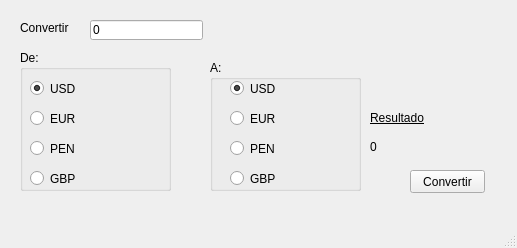
<?xml version="1.0" encoding="UTF-8"?>
<ui version="4.0">
 <class>TipoDeCambio</class>
 <widget class="QMainWindow" name="TipoDeCambio">
  <property name="geometry">
   <rect>
    <x>0</x>
    <y>0</y>
    <width>517</width>
    <height>248</height>
   </rect>
  </property>
  <property name="windowTitle">
   <string>Tipo de cambio</string>
  </property>
  <widget class="QWidget" name="centralwidget">
   <widget class="QLabel" name="lblConvertir">
    <property name="geometry">
     <rect>
      <x>20</x>
      <y>20</y>
      <width>61</width>
      <height>16</height>
     </rect>
    </property>
    <property name="text">
     <string>Convertir</string>
    </property>
   </widget>
   <widget class="QLineEdit" name="leImporte">
    <property name="geometry">
     <rect>
      <x>90</x>
      <y>20</y>
      <width>113</width>
      <height>20</height>
     </rect>
    </property>
    <property name="text">
     <string>0</string>
    </property>
   </widget>
   <widget class="QGroupBox" name="gbDe">
    <property name="geometry">
     <rect>
      <x>20</x>
      <y>50</y>
      <width>151</width>
      <height>141</height>
     </rect>
    </property>
    <property name="title">
     <string>De:</string>
    </property>
    <widget class="QRadioButton" name="rbDeUSD">
     <property name="geometry">
      <rect>
       <x>10</x>
       <y>30</y>
       <width>82</width>
       <height>17</height>
      </rect>
     </property>
     <property name="text">
      <string>USD</string>
     </property>
     <property name="checked">
      <bool>true</bool>
     </property>
    </widget>
    <widget class="QRadioButton" name="rbDeEUR">
     <property name="geometry">
      <rect>
       <x>10</x>
       <y>60</y>
       <width>82</width>
       <height>17</height>
      </rect>
     </property>
     <property name="text">
      <string>EUR</string>
     </property>
    </widget>
    <widget class="QRadioButton" name="rbDePEN">
     <property name="geometry">
      <rect>
       <x>10</x>
       <y>90</y>
       <width>82</width>
       <height>17</height>
      </rect>
     </property>
     <property name="text">
      <string>PEN</string>
     </property>
    </widget>
    <widget class="QRadioButton" name="rbDeGBP">
     <property name="geometry">
      <rect>
       <x>10</x>
       <y>120</y>
       <width>82</width>
       <height>17</height>
      </rect>
     </property>
     <property name="text">
      <string>GBP</string>
     </property>
    </widget>
   </widget>
   <widget class="QGroupBox" name="gbA">
    <property name="geometry">
     <rect>
      <x>210</x>
      <y>60</y>
      <width>151</width>
      <height>131</height>
     </rect>
    </property>
    <property name="title">
     <string>A:</string>
    </property>
    <widget class="QRadioButton" name="rbAUSD">
     <property name="geometry">
      <rect>
       <x>20</x>
       <y>20</y>
       <width>82</width>
       <height>17</height>
      </rect>
     </property>
     <property name="text">
      <string>USD</string>
     </property>
     <property name="checked">
      <bool>true</bool>
     </property>
    </widget>
    <widget class="QRadioButton" name="rbAEUR">
     <property name="geometry">
      <rect>
       <x>20</x>
       <y>50</y>
       <width>82</width>
       <height>17</height>
      </rect>
     </property>
     <property name="text">
      <string>EUR</string>
     </property>
    </widget>
    <widget class="QRadioButton" name="rbAPEN">
     <property name="geometry">
      <rect>
       <x>20</x>
       <y>80</y>
       <width>82</width>
       <height>17</height>
      </rect>
     </property>
     <property name="text">
      <string>PEN</string>
     </property>
    </widget>
    <widget class="QRadioButton" name="rbAGBP">
     <property name="geometry">
      <rect>
       <x>20</x>
       <y>110</y>
       <width>82</width>
       <height>17</height>
      </rect>
     </property>
     <property name="text">
      <string>GBP</string>
     </property>
    </widget>
   </widget>
   <widget class="QLabel" name="lblResultado">
    <property name="geometry">
     <rect>
      <x>370</x>
      <y>110</y>
      <width>61</width>
      <height>16</height>
     </rect>
    </property>
    <property name="font">
     <font>
      <underline>true</underline>
     </font>
    </property>
    <property name="text">
     <string>Resultado</string>
    </property>
   </widget>
   <widget class="QLabel" name="lblCambio">
    <property name="geometry">
     <rect>
      <x>370</x>
      <y>140</y>
      <width>47</width>
      <height>13</height>
     </rect>
    </property>
    <property name="text">
     <string>0</string>
    </property>
   </widget>
   <widget class="QPushButton" name="pbTipoCambio">
    <property name="geometry">
     <rect>
      <x>410</x>
      <y>170</y>
      <width>75</width>
      <height>23</height>
     </rect>
    </property>
    <property name="text">
     <string>Convertir</string>
    </property>
   </widget>
  </widget>
  <widget class="QMenuBar" name="menubar">
   <property name="geometry">
    <rect>
     <x>0</x>
     <y>0</y>
     <width>517</width>
     <height>21</height>
    </rect>
   </property>
  </widget>
  <widget class="QStatusBar" name="statusbar"/>
 </widget>
 <resources/>
 <connections/>
</ui>
